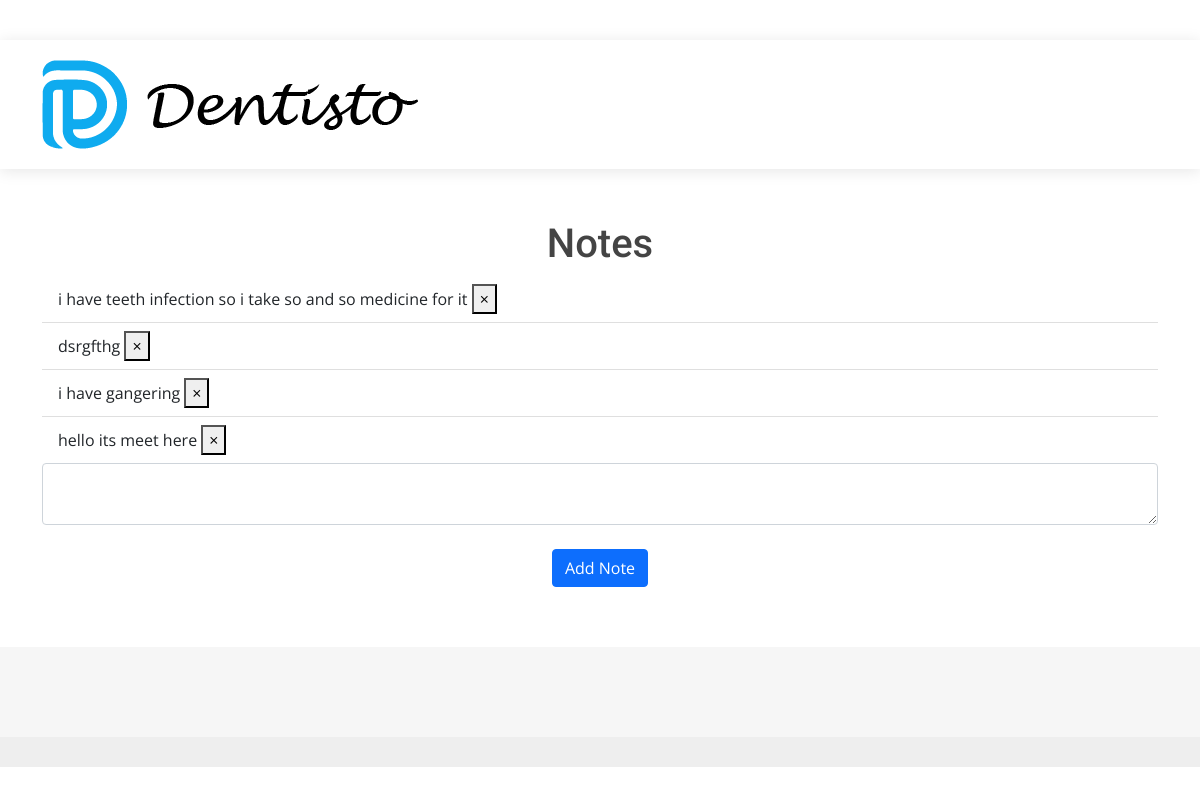
/information_insertion (signed in), run on the app's committed database.
### models.py (models this page shows)
class Note(db.Model):
    id = db.Column(db.Integer, primary_key=True)
    data = db.Column(db.String(1000))
    date = db.Column(db.DateTime(timezone=True), default=func.now())
    user_id = db.Column(db.Integer, db.ForeignKey('user.id'))

### views.py (the view, shortened to what this page needs)
@views.route('/information_insertion', methods=['GET','POST'])
def information_insertion():
    return render_template('info.html', user=current_user)

### __init__.py (called while the page is built)
def create_app():
    app = Flask(__name__)
    app.config['SECRET_KEY'] = 'njnjkbkjsdnvndkfnvnskf'
    app.config['SQLALCHEMY_DATABASE_URI'] = f'sqlite:///{DB_NAME}'
    db.init_app(app)
    from .views import views
    from .auth  import  auth
    app.register_blueprint(views , url_prefix='/')
    app.register_blueprint(auth, url_prefix='/')
    from .models import User,Note,Doctor
    create_database(app)
    login_manager = LoginManager()
    login_manager.login_view = "auth.login"
    login_manager.init_app(app)
    @login_manager.user_loader
    def load_user(id):
        return User.query.get(int(id))
    return app

### templates/info.html (shortened to what this page needs)
{% extends "inner-page.html" %}
{% block content %}
<h1 align="center">Notes </h1>
<ul class="list-group list-group-flush" id="notes">
            {% for note in user.notes %}
    <li class="list-group-item">
            {{ note.data }}
        <button type="button"  class="close" onClick="deleteNote({{note.id}})">
            <span aria-hidden="true">&times;</span>
        </button>
    </li>
    {% endfor %}
</ul>
<form method="POST">
    <textarea name="note" id="note" class="form-control" ></textarea>
    <br />
    <div align="center" >
        <button type="submit" class="btn btn-primary" >Add Note </button>
    </div>
</form>
{% endblock %}

### static/assets/css/style.css (style rules this page uses)
body { font-family: "Open Sans", sans-serif; color: #444444; }
h1, h2, h3, h4, h5, h6 { font-family: "Roboto", sans-serif; }

### data on the page
Note: data "i have teeth infection so i take so and so medicine for it"
Note: data "dsrgfthg"
Note: data "i have gangering"
Note: data "hello its meet here"
